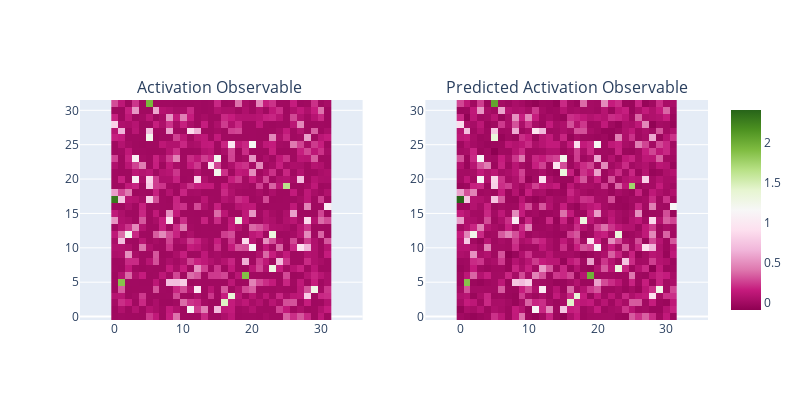

The notebook cell this image was saved under:
### Code cell
fig = make_subplots(
    rows=1, cols=2, subplot_titles=["Activation Observable ", "Predicted Activation Observable"]
)

for i, img in enumerate([act_obs[sample_idx], pred_obs[sample_idx]], 1):
    fig.add_trace(
        px.imshow(img.reshape(32, 32)).data[0],
        row=1,
        col=i,
    )

fig.update_layout(height=400, width=800, xaxis_scaleanchor="y", xaxis2_scaleanchor="y2")
fig.show()
print(
    f"Linear Prediction Error: {F.mse_loss(act_obs[sample_idx], pred_obs[sample_idx], reduction='mean')}"
)

### Figure 1 — Plotly figure (JSON) as saved in the notebook; plotly's stock layout.template omitted (floating-point values rounded to 4 significant figures; data arrays with more than 128 entries replaced by an {"elided": "..."} marker saying what was removed)
{"data": [{"coloraxis": "coloraxis", "hovertemplate": "x: %{x}<br>y: %{y}<br>color: %{z}<extra></extra>", "name": "0", "type": "heatmap", "xaxis": "x", "yaxis": "y", "z": {"elided": "32x32 float values"}}, {"coloraxis": "coloraxis", "hovertemplate": "x: %{x}<br>y: %{y}<br>color: %{z}<extra></extra>", "name": "0", "type": "heatmap", "xaxis": "x2", "yaxis": "y2", "z": {"elided": "32x32 float values"}}], "layout": {"annotations": [{"font": {"size": 16}, "showarrow": false, "text": "Activation Observable ", "x": 0.225, "xanchor": "center", "xref": "paper", "y": 1, "yanchor": "bottom", "yref": "paper"}, {"font": {"size": 16}, "showarrow": false, "text": "Predicted Activation Observable", "x": 0.775, "xanchor": "center", "xref": "paper", "y": 1, "yanchor": "bottom", "yref": "paper"}], "height": 400, "width": 800, "xaxis": {"anchor": "y", "domain": [0, 0.45], "scaleanchor": "y"}, "xaxis2": {"anchor": "y2", "domain": [0.55, 1], "scaleanchor": "y2"}, "yaxis": {"anchor": "x", "domain": [0, 1]}, "yaxis2": {"anchor": "x2", "domain": [0, 1]}}}
